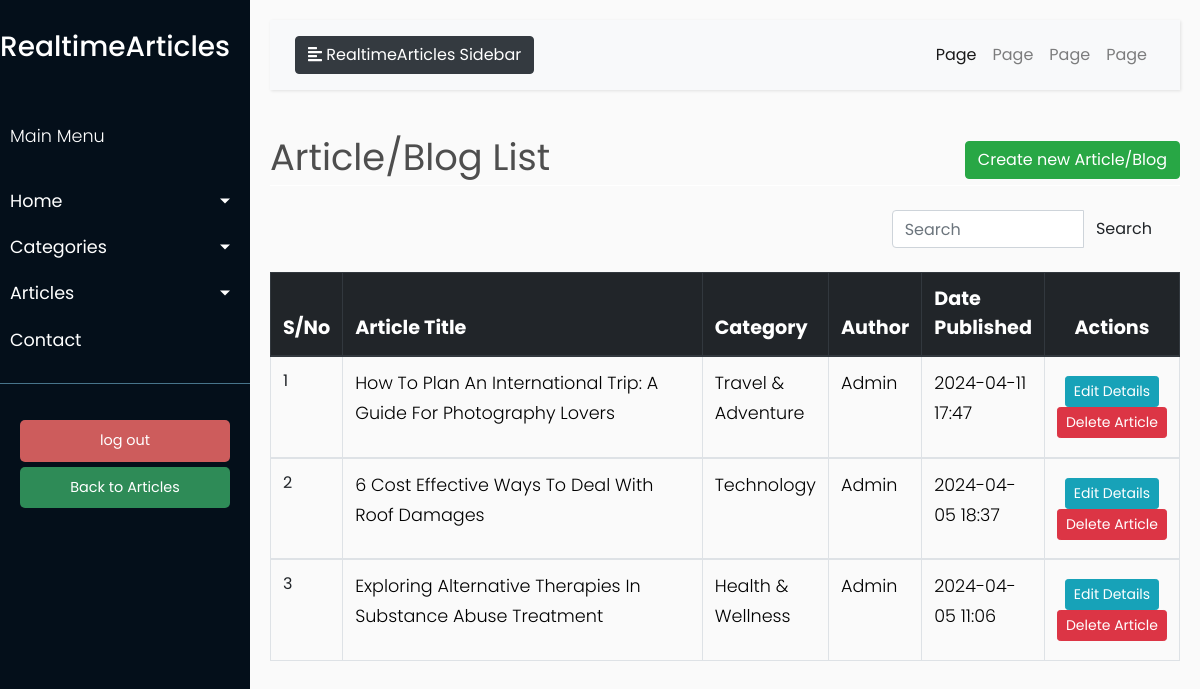
The page /article_list (signed in) on the database its author committed.
### models/models.py (models this page shows, shortened)
class Article(db.Model):
    __tablename__ = 'article'
    id = db.Column(db.Integer, primary_key=True)
    main_title = db.Column(db.String(100), nullable=False)
    main_content = db.Column(db.Text, nullable=True)
    date_published = db.Column(db.DateTime, default=datetime.utcnow)
    author_id = db.Column(db.Integer, db.ForeignKey('user.id'), nullable=False)
    category_id = db.Column(db.Integer, db.ForeignKey('category.id'), nullable=False)
    main_image = db.Column(db.String(100), nullable=True)  # Path to main image
    author = db.relationship('User', backref='articles')
    category = db.relationship('Category', backref='articles')

### blueprints/article.py (the view)
@article.route('/article_list')
@login_required
def article_list():
    title = 'Article/Blog List'
    articles = Article.query.order_by(Article.date_published.desc()).all()
    for article in articles:
        category = Category.query.get(article.category_id)
        author = User.query.get(article.author_id)
        article.category_name = category.name if category else 'N/A'
        article.author_name = author.username if author else 'N/A'
        words = article.main_content.split()  # Split content into words
        if len(words) > 50:
            article.main_content = ' '.join(words[:50]) + '...'  # Join first 50 words
    return render_template('admin/articles/article_list.html', title=title,
                           articles=articles)

### app.py (called while the page is built)
@login.user_loader
def load_user(user_id):
    return User.query.get(int(user_id))

### templates/admin/articles/article_list.html (shortened to what this page needs)
{% extends "admin/base.html" %}
{% block content %}
    <div class="row" style="color: #4e4e4e; font-style: bold; font-size: 2.3rem; ">
        <div class="col-md-8">{{ title }}</div>
        <div class="col-md-4">
            <div class="float-md-right">
                <a class="btn btn-success" href="{{ url_for('article.create_article') }}">Create new Article/Blog</a>
            </div>
        </div>
    </div>
    <div style="border-bottom: 1px solid white;"></div>
    <br>
    <table class="table table-css table-bordered table-hover">
        <div class="container">
            <div class="row justify-content-end">
                <div class="col-md-4">
                    <form method="get" class="search-form">
                        <div class="input-group">
                            <input type="text" class="form-control" placeholder="Search" aria-label="Search"
                                   aria-describedby="button-addon2">
                            <div class="input-group-append">
                                <button class="btn btn-pink" type="submit" id="button-addon2">Search</button>
                            </div>
                        </div>
                    </form>
                </div>
            </div>
        </div>
        <br>
        <thead class="thead-dark align-middle">
        <tr style="background-color: #343a40; font-size: 1.2rem; color: white; text-transform: capitalize; height: 40px">
            <th width="5%">S/No</th>
            <th width="40%">Article Title</th>
            <th width="10%">Category</th>
            <th width="10%">Author</th>
            <th width="10%">Date Published</th>
            <th style="text-align: center">Actions</th>
        </tr>
        </thead>
        {% if articles %}
            {% for article in articles %}
                <tbody>
                <tr>
                    <td>{{ loop.index }}</td>
                    <td>
                        <p style="text-transform: capitalize; color:black">{{ article.main_title }} </p>
                    </td>
                    <td>
                        <p style="text-transform: capitalize; color:black">{{ article.category_name }} </p>
                    </td>
                    <td>
                        <p style="text-transform: capitalize; color:black">{{ article.author_name }} </p>
                    </td>
                    <td>
                        <p style="text-transform: capitalize; color:black">{{ article.date_published.strftime('%Y-%m-%d %H:%M') }}</p>
                    </td>
                    <td class="align-middle  text-center">
                        <div class="d-inline-block align-middle">
                            <a href="{{ url_for('article.update_article', article_id = article.id) }}" class="btn btn-info btn-sm">Edit
                                Details</a>
                            <a href="{{ url_for('article.delete_article', article_id = article.id) }}" class="btn btn-danger btn-sm"> Delete
                                Article </a>
                        </div>
                    </td>
                </tr>
                </tbody>
            {% endfor %}
        {% endif %}
    </table>
{% endblock content %}

### static/css/admin_css/style.css (style rules this page uses)
body { font-family: 'Poppins', sans-serif; background: #fafafa; }
p { font-family: 'Poppins', sans-serif; font-size: 1.1em; font-weight: 300; line-height: 1.7em; color: #999; }
a, a:hover, a:focus { color: inherit; text-decoration: none; transition: all 0.3s; }

### rows shown on the page
Article: main_title "How To Plan An International Trip: A Guide For Photography Lovers", category_name "Travel & Adventure", author_name "Admin", date_published "2024-04-11 17:47"
Article: main_title "6 Cost Effective Ways To Deal With Roof Damages", category_name "Technology", author_name "Admin", date_published "2024-04-05 18:37"
Article: main_title "Exploring Alternative Therapies In Substance Abuse Treatment", category_name "Health & Wellness", author_name "Admin", date_published "2024-04-05 11:06"

### other values the page prints
{{ title }} "Article/Blog List"
